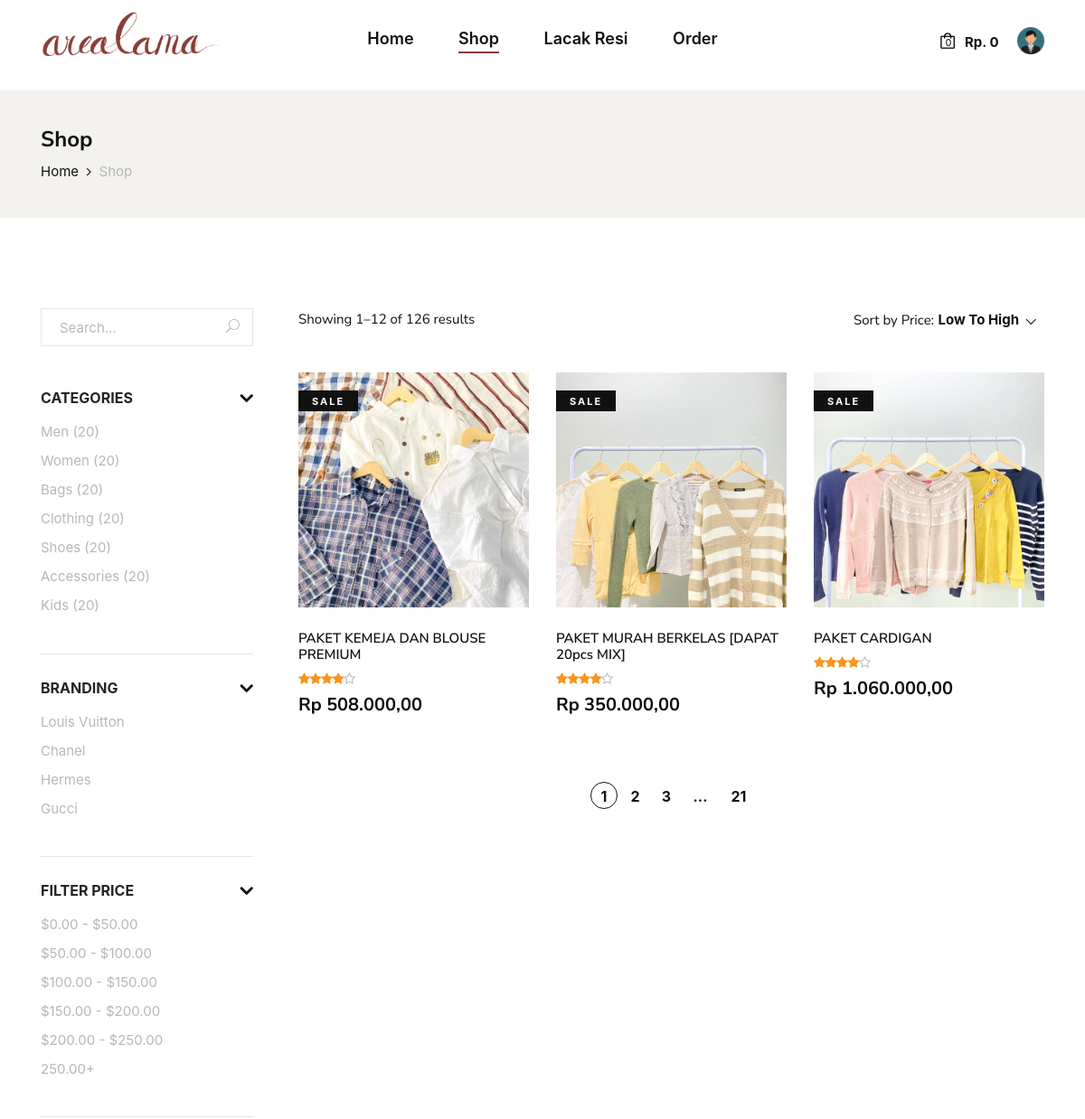
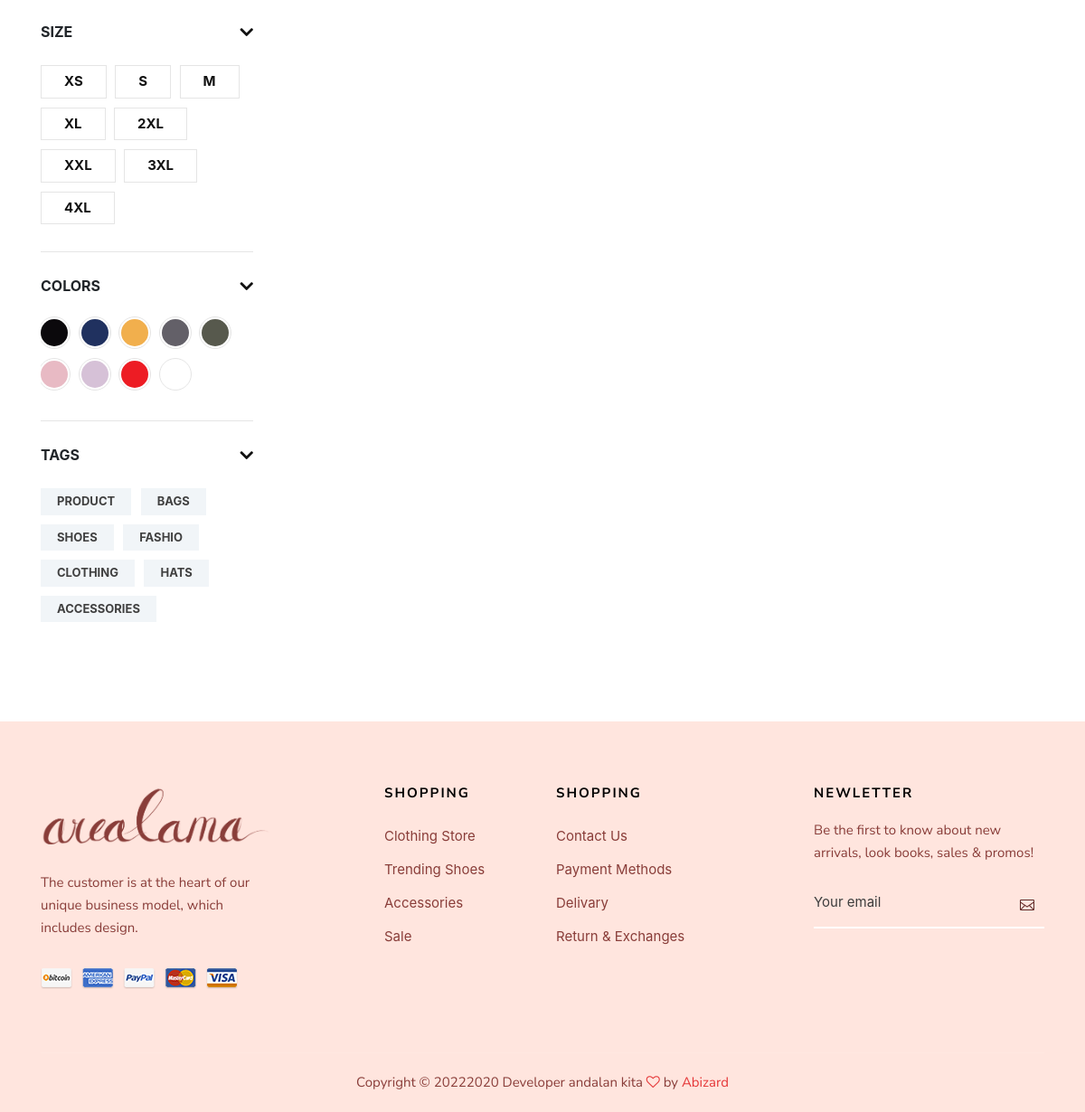
Screenshot of /index.php/shop with the database file from the repository (2 pictures, top to bottom).
### tables this page shows
CREATE TABLE `barang` (
  `id_barang` int(11) NOT NULL,
  `foto_barang` varchar(250) NOT NULL,
  `nama_barang` varchar(250) NOT NULL,
  `harga` varchar(250) NOT NULL,
  `deskripsi_lainnya` text NOT NULL,
  `link` varchar(250) NOT NULL
);

### application/controllers/Shop.php (called while the page is built, shortened)
<?php
class Shop extends CI_Controller
{
    public function __construct()
    {
        $this->load->library('form_validation');
        $this->load->model('Konsumen_model', 'konsumen');
    }
    public function index()
    {
        $paket = $this->db->get("barang")->result_array();
        $data = [
            'all_package' => $paket
        ];
        $this->load->view('arealama_template/header', $data);
        $this->load->view('arealama/shop');
        $this->load->view('arealama_template/footer');
    }
}

### index.php (called while the page is built, shortened)
<?php
require_once BASEPATH.'core/CodeIgniter.php';

### application/views/arealama/shop.php (the view, shortened to what this page needs)
<section class="breadcrumb-option">
    <div class="container">
        <div class="row">
            <div class="col-lg-12">
                <div class="breadcrumb__text">
                    <h4>Shop</h4>
                    <div class="breadcrumb__links">
                        <a href="index.html">Home</a>
                        <span>Shop</span>
                    </div>
                </div>
            </div>
        </div>
    </div>
</section>
<section class="shop spad">
    <div class="container">
        <div class="row">
            <div class="col-lg-3">
                <div class="shop__sidebar">
                    <div class="shop__sidebar__search">
                        <form action="#">
                            <input type="text" placeholder="Search...">
                            <button type="submit"><span class="icon_search"></span></button>
                        </form>
                    </div>
                    <div class="shop__sidebar__accordion">
                        <div class="accordion" id="accordionExample">
                            <div class="card">
                                <div class="card-heading">
                                    <a data-toggle="collapse" data-target="#collapseOne">Categories</a>
                                </div>
                                <div id="collapseOne" class="collapse show" data-parent="#accordionExample">
                                    <div class="card-body">
                                        <div class="shop__sidebar__categories">
                                            <ul class="nice-scroll">
                                                <li><a href="#">Men (20)</a></li>
                                                <li><a href="#">Women (20)</a></li>
                                                <li><a href="#">Bags (20)</a></li>
                                                <li><a href="#">Clothing (20)</a></li>
                                                <li><a href="#">Shoes (20)</a></li>
                                                <li><a href="#">Accessories (20)</a></li>
                                                <li><a href="#">Kids (20)</a></li>
                                                <li><a href="#">Kids (20)</a></li>
                                            </ul>
                                        </div>
                                    </div>
                                </div>
                            </div>
                            <div class="card">
                                <div class="card-heading">
                                    <a data-toggle="collapse" data-target="#collapseTwo">Branding</a>
                                </div>
                                <div id="collapseTwo" class="collapse show" data-parent="#accordionExample">
                                    <div class="card-body">
                                        <div class="shop__sidebar__brand">
                                            <ul>
                                                <li><a href="#">Louis Vuitton</a></li>
                                                <li><a href="#">Chanel</a></li>
                                                <li><a href="#">Hermes</a></li>
                                                <li><a href="#">Gucci</a></li>
                                            </ul>
                                        </div>
                                    </div>
                                </div>
                            </div>
                            <div class="card">
                                <div class="card-heading">
                                    <a data-toggle="collapse" data-target="#collapseThree">Filter Price</a>
                                </div>
                                <div id="collapseThree" class="collapse show" data-parent="#accordionExample">
                                    <div class="card-body">
                                        <div class="shop__sidebar__price">
                                            <ul>
                                                <li><a href="#">$0.00 - $50.00</a></li>
                                                <li><a href="#">$50.00 - $100.00</a></li>
                                                <li><a href="#">$100.00 - $150.00</a></li>
                                                <li><a href="#">$150.00 - $200.00</a></li>
                                                <li><a href="#">$200.00 - $250.00</a></li>
                                                <li><a href="#">250.00+</a></li>
                                            </ul>
                                        </div>
                                    </div>
                                </div>
                            </div>
                            <div class="card">
                                <div class="card-heading">
                                    <a data-toggle="collapse" data-target="#collapseFour">Size</a>
                                </div>
                                <div id="collapseFour" class="collapse show" data-parent="#accordionExample">
                                    <div class="card-body">
                                        <div class="shop__sidebar__size">
                                            <label for="xs">xs
                                            </label>
                                            <label for="sm">s
                                            </label>
                                            <label for="md">m
                                            </label>
                                            <label for="xl">xl
                                            </label>
                                            <label for="2xl">2xl
                                            </label>
                                            <label for="xxl">xxl
                                            </label>
                                            <label for="3xl">3xl
                                            </label>
                                            <label for="4xl">4xl
                                            </label>
                                        </div>
                                    </div>
                                </div>
                            </div>
                            <div class="card">
                                <div class="card-heading">
                                    <a data-toggle="collapse" data-target="#collapseFive">Colors</a>
                                </div>
                                <div id="collapseFive" class="collapse show" data-parent="#accordionExample">
                                    <div class="card-body">
                                        <div class="shop__sidebar__color">
                                            <label class="c-1" for="sp-1">
                                            </label>
                                            <label class="c-2" for="sp-2">
                                            </label>
                                            <label class="c-3" for="sp-3">
                                            </label>
                                            <label class="c-4" for="sp-4">
                                            </label>
                                            <label class="c-5" for="sp-5">
                                            </label>
                                            <label class="c-6" for="sp-6">
                                            </label>
                                            <label class="c-7" for="sp-7">
                                            </label>
                                            <label class="c-8" for="sp-8">
                                            </label>
                                            <label class="c-9" for="sp-9">
                                            </label>
                                        </div>
                                    </div>
                                </div>
                            </div>
                            <div class="card">
                                <div class="card-heading">
                                    <a data-toggle="collapse" data-target="#collapseSix">Tags</a>
                                </div>
                                <div id="collapseSix" class="collapse show" data-parent="#accordionExample">
                                    <div class="card-body">
                                        <div class="shop__sidebar__tags">
                                            <a href="#">Product</a>
                                            <a href="#">Bags</a>
                                            <a href="#">Shoes</a>
                                            <a href="#">Fashio</a>
                                            <a href="#">Clothing</a>
                                            <a href="#">Hats</a>
                                            <a href="#">Accessories</a>
                                        </div>
                                    </div>
                                </div>
                            </div>
                        </div>
                    </div>
                </div>
            </div>
            <div class="col-lg-9">
                <div class="shop__product__option">
                    <div class="row">
                        <div class="col-lg-6 col-md-6 col-sm-6">
                            <div class="shop__product__option__left">
                                <p>Showing 1–12 of 126 results</p>
                            </div>
                        </div>
                        <div class="col-lg-6 col-md-6 col-sm-6">
                            <div class="shop__product__option__right">
                                <p>Sort by Price:</p>
                            </div>
                        </div>
                    </div>
                </div>
                <div class="row">
                    <?php foreach ($all_package as $ap) : ?>
                    <div class="col-lg-4 col-md-6 col-sm-6">
                        <div class="product__item sale">
                            <div class="product__item__pic set-bg"
                                data-setbg="<?= base_url('assets_praktikum/img_bahan_modul/' . $ap['foto_barang']) ?>">
                                <span class="label">Sale</span>
                            </div>
                            <div class="product__item__text">
                                <h6><?= $ap['nama_barang'] ?></h6>
                                <div class="rating">
                                    <i class="fa fa-star"></i>
                                    <i class="fa fa-star"></i>
                                    <i class="fa fa-star"></i>
                                    <i class="fa fa-star"></i>
                                    <i class="fa fa-star-o"></i>
                                </div>
                                <h5><?= 'Rp ' . number_format($ap['harga'], 2, ",", ".") ?></h5>
                            </div>
                        </div>
                    </div>
                    <?php endforeach ?>
                </div>
                <div class="row">
                    <div class="col-lg-12">
                        <div class="product__pagination">
                            <a class="active" href="#">1</a>
                            <a href="#">2</a>
                            <a href="#">3</a>
                            <span>...</span>
                            <a href="#">21</a>
                        </div>
                    </div>
                </div>
            </div>
        </div>
    </div>
</section>

### rows the page displays
barang: shows a picture, nama_barang "PAKET KEMEJA DAN BLOUSE PREMIUM", harga "508.000,00"
barang: shows a picture, nama_barang "PAKET MURAH BERKELAS [DAPAT 20pcs MIX]", harga "350.000,00"
barang: shows a picture, nama_barang "PAKET CARDIGAN", harga "1.060.000,00"

### other values shown
$get_item "0"
